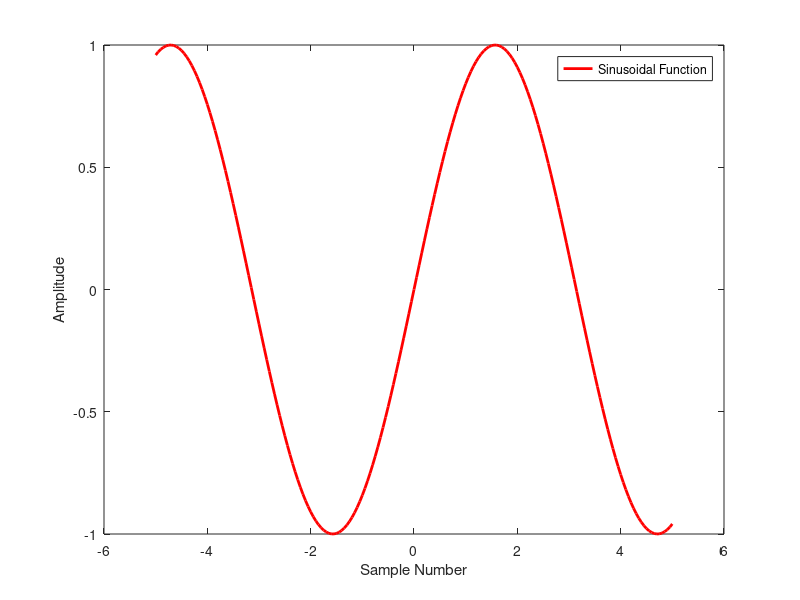

Write the MATLAB code that produced this figure.
%Sinusoidal function
t = -5:0.05:5;
x = sin(t);
plot(t,x, 'r', 'LineWidth', 2);
legend('Sinusoidal Function');
xlabel('Sample Number');
ylabel('Amplitude');
